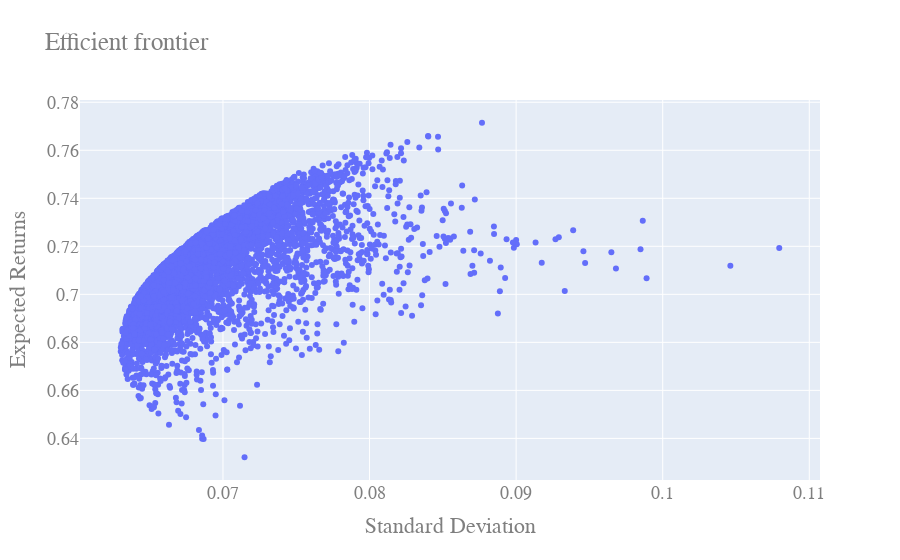

The notebook cell saved with this chart:
### Code cell
# simulate the portfolio for different weights

betas = cal_beta(merged_dfs=merged_dfs, freq="M")
expected_returns = expected_return(risk_free_rate, betas, market_return)
cov_mat = merged_dfs.drop(columns=['snp500']).asfreq("M", method="ffill").pct_change().dropna().cov().to_numpy()



p_expected_returns = []
p_std = []
store_weight = []

for i in range(5000):
#     weights = np.random.random(size = len(betas))
    weights = np.random.uniform(low=0.0, high=1.0, size=4 )
    weights /= np.sum(weights)
    store_weight.append(weights)
    # finall_call(merged_dfs=merged_dfs, risk_free_rate=risk_free_rate, market_return=market_return, freq="M", weights=weights, summary=False)
    p_expected_returns.append(portfolio_expected_return( weights=weights, expected_returns=expected_returns).tolist()[0])
    p_std.append(portfolio_std(weights=weights, cov_matrix=cov_mat))
    # plt.scatter(p_std, p_expected_returns, marker=".")
    

# Ploting
fig = go.Figure()
fig.add_trace(go.Scatter(x=np.array(p_std), y=p_expected_returns, mode='markers', name="Portfolio", customdata=store_weight))

fig.update_layout(
    title="Efficient frontier",
    xaxis_title="Standard Deviation",
    yaxis_title="Expected Returns",
    font=dict(
        family="Courier New, monospace",
        size=18,
        color="#7f7f7f"
    ), 
    
)

template = "Standard deviation: %{x:.4f}%<br>Expected return: %{y:.4f}%"
for i, col in enumerate(betas.index):
    template += f"<br>{col} weight: %{{customdata[{i}]:.4f}}"

fig.update_traces(
    hovertemplate=template
)

fig.show()

### Figure 1 — Plotly figure (JSON) as saved in the notebook; plotly's stock layout.template omitted (floating-point values rounded to 4 significant figures; data arrays with more than 128 entries replaced by an {"elided": "..."} marker saying what was removed)
{"data": [{"customdata": {"elided": "5000x4 float values"}, "hovertemplate": "Standard deviation: %{x:.4f}%<br>Expected return: %{y:.4f}%<br>apple weight: %{customdata[0]:.4f}<br>google weight: %{customdata[1]:.4f}<br>oil weight: %{customdata[2]:.4f}<br>tcs weight: %{customdata[3]:.4f}", "mode": "markers", "name": "Portfolio", "type": "scatter", "x": {"elided": "5000 float values"}, "y": {"elided": "5000 float values"}}], "layout": {"font": {"color": "#7f7f7f", "family": "Courier New, monospace", "size": 18}, "title": {"text": "Efficient frontier"}, "xaxis": {"title": {"text": "Standard Deviation"}}, "yaxis": {"title": {"text": "Expected Returns"}}}}
